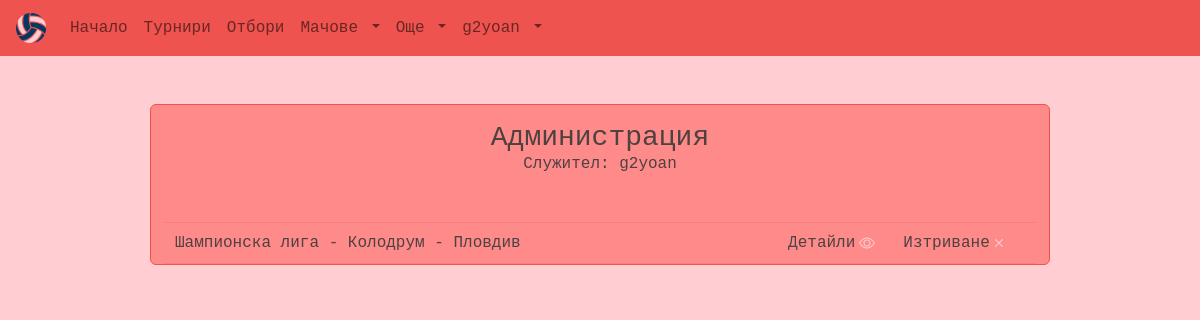
/myadmin/tournaments/ (signed in), run on an earlier commit of the app's database.
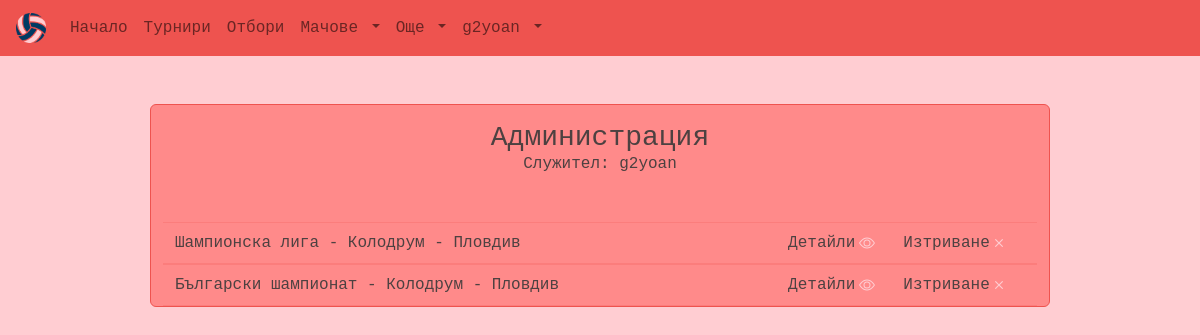
And on a later commit of the database.
### main/models.py (models this page shows)
class Tournament(models.Model):
    id = models.UUIDField(primary_key=True, default=uuid.uuid4, editable=False)
    name = models.CharField(max_length=64, null=False, blank=False)
    hall = models.ForeignKey(Hall, on_delete=models.SET_NULL, null=True, blank=True)
    prize_pool = models.DecimalField(decimal_places=2, max_digits=10, validators=[MinValueValidator(100)], null=True, blank = True)
    opening_date = models.DateTimeField(null=True, blank=True)
    closing_date = models.DateTimeField(null=True, blank=True)
    teams = models.ManyToManyField(Team, related_name='tournaments')
    referees = models.ManyToManyField(Referee, related_name='tournaments')
    winner = models.ForeignKey(Team, on_delete=models.SET_NULL, null=True, blank=True, related_name='winner')
    description = models.TextField(null=True, blank=True)
    class Meta:
        ordering = ['-opening_date']
    def __str__(self):
        return f"{self.name} - {self.hall}"

class Hall(models.Model):
    id = models.UUIDField(primary_key=True, default=uuid.uuid4, editable=False)
    name = models.CharField(max_length=128, null=False, blank=False)
    location = models.CharField(max_length=128, null=False, blank=False)
    max_seats = models.PositiveIntegerField(validators=[MaxValueValidator(50000), MinValueValidator(500)], null=False, blank=False)
    picture = models.ImageField(upload_to="halls_pics", null=True, blank=True)
    def __str__(self):
        return f"{self.name} - {self.location}"

### main/views/views_admin.py (the view)
# urls.py: path('myadmin/tournaments/', views.admin_tournaments, name='admin_tournaments'),
@staff_member_required
def admin_tournaments(request):
    tournaments = Tournament.objects.all()
    context = {"tournaments": tournaments}
    return render(request, "main/admin_templates/admin_tournaments.html", context)

### main/models.py (called while the page is built)
    def __str__(self):
        return self.username

### main/templates/main/admin_templates/admin_tournaments.html (shortened to what this page needs)
{% extends 'base.html' %}
{% block content %}
<main class="container-fluid text-font w-75 mt-5 h-100">
    <section class="row border-main rounded bg-sec my-5 align-items-center justify-content-center d-flex">
        <h3 class="text-center mt-3 mb-0">Администрация</h3>
        <h5 class="h6 text-center mb-5">Служител: {{request.user}}</h5>
        {% for tournament in tournaments %}
        <article class="row d-flex align-items-center text-center">
            <hr class="mt-0 mb-2" style="color: var(--main-color)">
            <div class="col-8 d-flex align-items-center justify-content-start text-center">
                <span>{{tournament}}</span>
            </div>
            <div class="col-2 d-flex align-items-center justify-content-end">
                <a class="text-decoration-none text-font link-bg"
                    href="{% url 'edit-tournament' tournament.id %}">
                    <span>Детайли</span>
                </a>
            </div>
            <div class="col-2 d-flex align-items-center justify-content-start">
                <a class="text-decoration-none text-font link-bg"
                    href="{% url 'delete-tournament' tournament.id %}">
                    <span>Изтриване</span>
                </a>
            </div>
            <hr class="mt-2 mb-0" style="color: var(--main-color)">
        </article>
        {% endfor %}
        {% endblock %}

What changed in the data, as far as the page shows it:
added Tournament: name+hall "Български шампионат - Колодрум - Пловдив"
